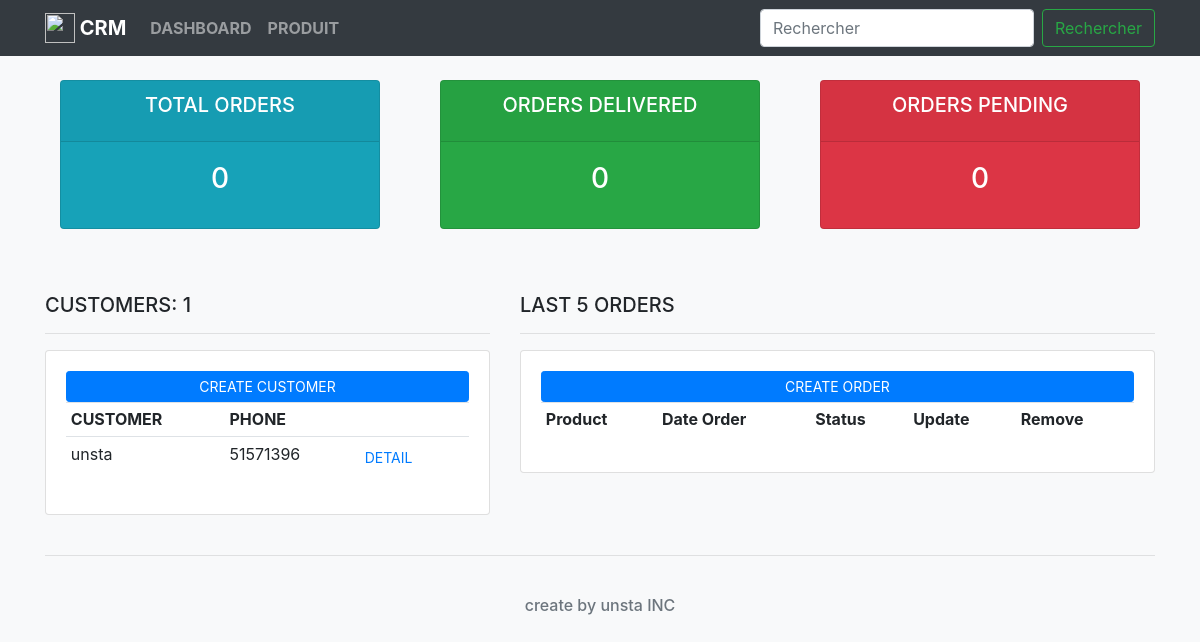
Before: / with the older database file.
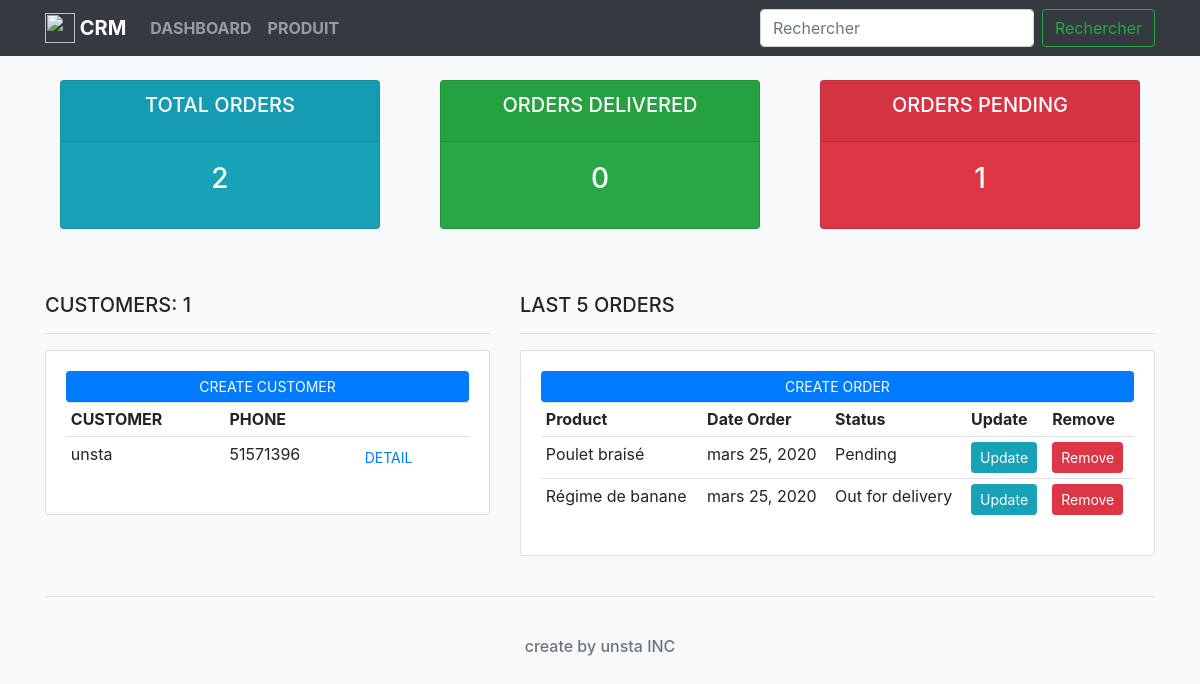
After: the same page with the newer database file.
### accounts/models.py (models this page shows, shortened)
class Customer(models.Model):
    name = models.CharField('Nom', max_length=50, null=True)
    phone = models.CharField('Téléphone', max_length=10, null=True)
    email = models.EmailField('Email', null=True)
    date_created = models.DateTimeField('Date de création', auto_now_add=True, null=True)
    class Meta:
        verbose_name = 'Customer'
    def get_absolute_url(self):
        return reverse('accounts:customer', args=[self.id])

class Order(models.Model):
    STATUS = (
        ('Pending', 'Pending'),
        ('Out for delivery', 'Out for delivery'),
        ('Delivery', 'Delivery'),
    )
    customer = models.ForeignKey(Customer, verbose_name='customer', null=True, on_delete=models.SET_NULL)
    product = models.ForeignKey(Product, verbose_name='produit', null=True, on_delete=models.SET_NULL)
    date_created = models.DateTimeField("Date d'ajout", auto_now_add=True, null=True)
    status = models.CharField('Status', choices=STATUS, max_length=200, null=True)
    class Meta:
        verbose_name='Order'
    def get_absolute_url(self):
        return reverse('accounts:update-order', args=[self.id])

class Product(models.Model):
    CATEGORIES = (
        ('Indoor', 'Indoor'),
        ('Out Door', 'Out Door'),
    )
    name = models.CharField('Nom du produit', max_length=200, null=True)
    price = models.FloatField('Prix du produit', null=True)
    category = models.CharField('Categorie du produit', choices=CATEGORIES, max_length=200, null=True)
    description = models.CharField('Description du produit', max_length=200, null=True, blank=True)
    date_created = models.DateTimeField("Date d'ajout", auto_now_add=True, null=True)
    tags = models.ManyToManyField(Tag, verbose_name='categorie')
    class Meta:
        verbose_name='Produit'

### accounts/views.py (the view)
# urls.py: path('', home, name='home'),
def home(request):
    page_title = 'dashboard'
    all_orders = Order.objects.all()
    total_orders = all_orders.count()
    delivered = all_orders.filter(status='Delivery').count()
    pending = all_orders.filter(status='Pending').count()
    all_customers = Customer.objects.all()
    total_customers = all_customers.count()
    context = {
        'title': page_title,
        'orders': all_orders,
        'total_orders': total_orders,
        'delivered': delivered,
        'pending': pending,
        'customers': all_customers,
        'total_customers': total_customers
    }
    template = 'accounts/dashboard.html'
    return render(request, template, context)

### templates/accounts/dashboard.html
{% extends "base.html" %}
{% block content %}
    {% include "partials/status.html" %}
    <div class="row py-4">
        <div class="col-md-5">
            <h5 class="text-uppercase">customers:  {{ total_customers }}</h5>
            <hr>
            <div class="card card-body">
                <a href="" class="btn btn-primary btn-sm btn-block text-uppercase">create customer</a>
                <table class="table table-sm">
                    <tr>
                        <th class="text-uppercase">customer</th>
                        <th class="text-uppercase">phone</th>
                        <th></th>
                    </tr>
                    {% for c in customers %}
                        <tr>
                            <td> {{ c.name }} </td>
                            <td> {{ c.phone }} </td>
                            <td><a class="text-uppercase btn btn-sm btn-link" href="{{ c.get_absolute_url }}">detail</a></td>
                        </tr>
                    {% endfor %}
                </table>
            </div>
        </div>
        <div class="col-md-7">
            <h5 class="text-uppercase">last 5 orders</h5>
            <hr>
            <div class="card card-body">
                <a href="{% url "accounts:create-order" %}" class="btn btn-primary btn-sm btn-block text-uppercase">create order</a>
                <table class="table table-sm">
                    <tr>
                        <th class="text-capitalize">product</th>
                        <th class="text-capitalize">date order</th>
                        <th class="text-capitalize">status</th>
                        <th class="text-capitalize">update</th>
                        <th class="text-capitalize">remove</th>
                    </tr>
                    {% for n in orders %}
                        <tr>
                            <td> {{ n.product.name }} </td>
                            <td> {{ n.date_created|date }} </td>
                            <td> {{ n.status }} </td>
                            <td class="font-weight-bold text-success"> <a href="{{ n.get_absolute_url }}" class="btn btn-sm btn-info text-capitalize">update</a> </td>
                            <td class="font-weight-bold"> <a href="{% url "accounts:delete-order" n.id %}" class="btn btn-sm btn-danger text-capitalize">remove</a> </td>
                        </tr>
                    {% endfor %}
                </table>
            </div>
        </div>
    </div>
{% endblock content %}

Changed rows visible on the page:
added Order: product.name "Poulet braisé", date_created "mars 25, 2020", status "Pending"
added Order: product.name "Régime de banane", date_created "mars 25, 2020", status "Out for delivery"
Other visible differences:
{{ total_orders }}: "0" → "2"
{{ pending }}: "0" → "1"
